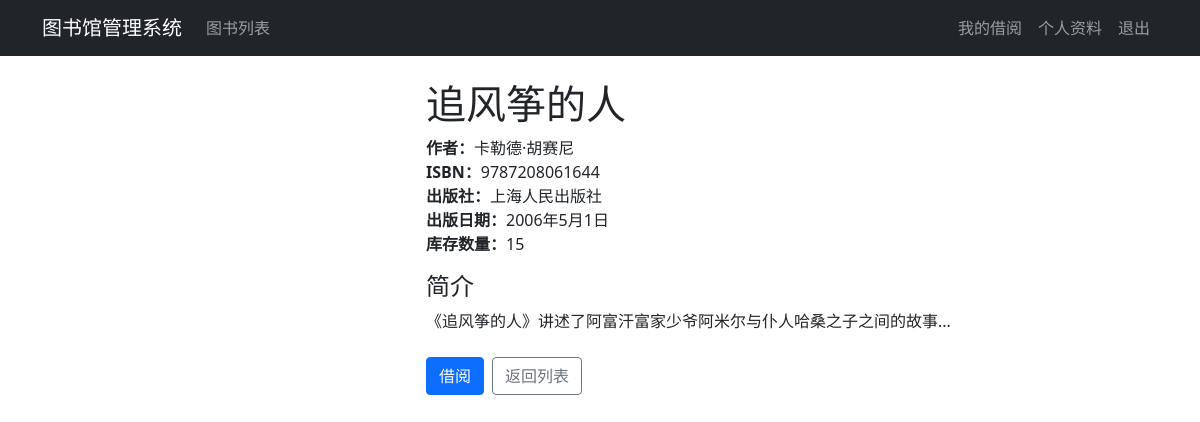
Page /11/ (signed in) on the committed database.
### apps/books/models.py (models this page shows, shortened)
class Book(models.Model):
    title = models.CharField('书名', max_length=200)
    authors = models.CharField('作者', max_length=200)
    isbn = models.CharField('ISBN', max_length=13, unique=True)
    publisher = models.CharField('出版社', max_length=200)
    publication_date = models.DateField('出版日期')
    introduction = models.TextField('简介')
    cover = models.ImageField('封面', upload_to='book_covers/', null=True, blank=True)
    quantity = models.PositiveIntegerField('库存数量', default=0)
    created_at = models.DateTimeField('创建时间', default=timezone.now)
    updated_at = models.DateTimeField('更新时间', auto_now=True)
    class Meta:
        verbose_name = '图书'
        verbose_name_plural = '图书'
        ordering = ['-created_at']

### apps/books/views.py (the view)
# urls.py: path('<int:pk>/', views.book_detail, name='book_detail'),
@login_required
def book_detail(request, pk):
    book = get_object_or_404(Book, pk=pk)
    book_records = BorrowRecord.objects.filter(book=book).order_by('-borrow_date')[:5]
    return render(request, 'books/book_detail.html', {
        'book': book,
        'book_records': book_records
    })

### templates/books/book_detail.html (shortened to what this page needs)
{% extends 'base.html' %}
{% block content %}
<div class="container">
    <div class="row">
        <div class="col-md-4">
        </div>
        <div class="col-md-8">
            <h1>{{ book.title }}</h1>
            <div class="mb-3">
                <strong>作者：</strong>{{ book.authors }}<br>
                <strong>ISBN：</strong>{{ book.isbn }}<br>
                <strong>出版社：</strong>{{ book.publisher }}<br>
                <strong>出版日期：</strong>{{ book.publication_date }}<br>
                <strong>库存数量：</strong>{{ book.quantity }}
            </div>
            <div class="mb-4">
                <h4>简介</h4>
                <p>{{ book.introduction }}</p>
            </div>
            <div class="d-flex gap-2">
                {% if user.is_authenticated %}
                    {% if book.quantity > 0 %}
                        <form method="post" action="{% url 'borrowing:borrow_book' book.pk %}">
                            <button type="submit" class="btn btn-primary">借阅</button>
                        </form>
                    {% else %}
                        <button class="btn btn-secondary" disabled>暂无库存</button>
                    {% endif %}
                {% else %}
                    <a href="{% url 'users:login' %}" class="btn btn-primary">登录后借阅</a>
                {% endif %}
                <a href="{% url 'books:book_list' %}" class="btn btn-outline-secondary">返回列表</a>
            </div>
        </div>
    </div>
</div>
{% endblock %}

### rows in the picture
Book: title "追风筝的人", authors "卡勒德·胡赛尼", isbn "9787208061644", publisher "上海人民出版社", publication_date "2006年5月1日", quantity "15", introduction "《追风筝的人》讲述了阿富汗富家少爷阿米尔与仆人哈桑之子之间的故事..."
